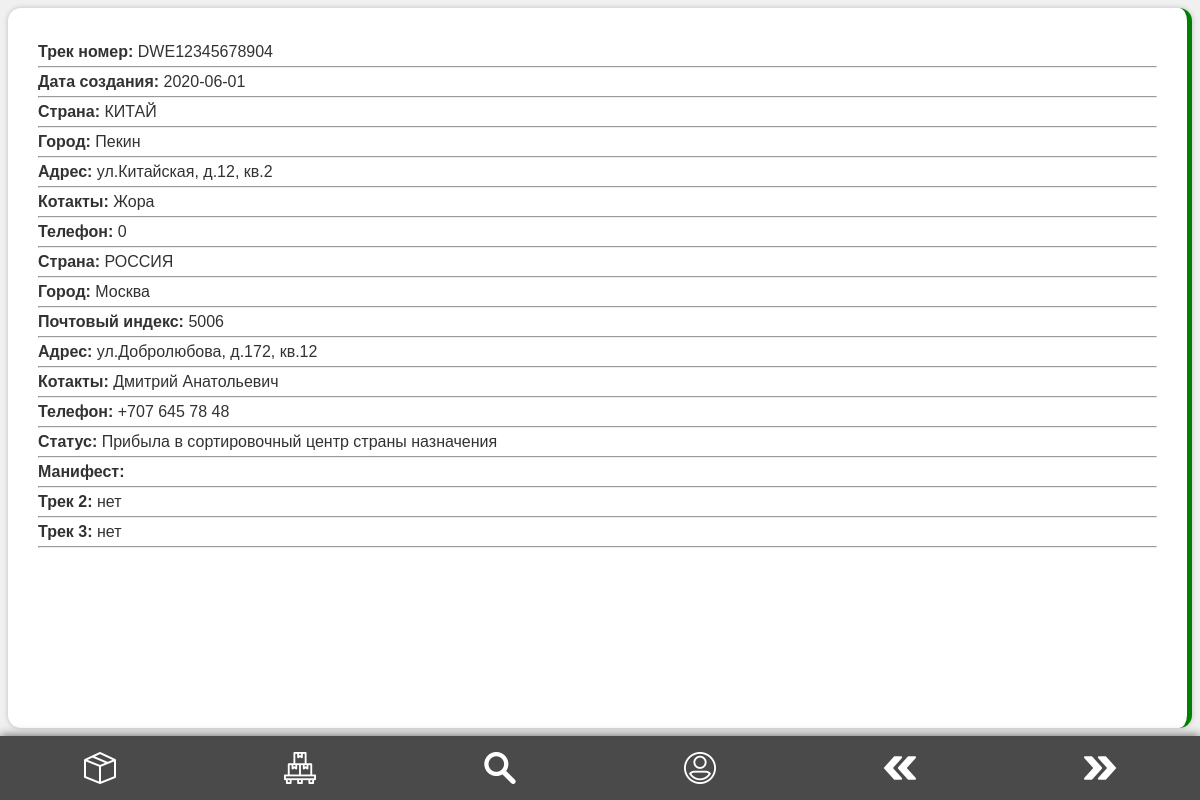
The page /auth/parcel.php?track=DWE12345678904 (signed in) on the database its author committed.
### tables this page shows
CREATE TABLE `dispatch` (
  `id` int(13) NOT NULL,
  `qr_name` varchar(55) DEFAULT NULL,
  `fromDate` varchar(50) DEFAULT NULL,
  `fromCountrie` varchar(55) NOT NULL,
  `fromCity` varchar(55) NOT NULL,
  `fromAdres` varchar(400) NOT NULL,
  `fromContacts` varchar(255) NOT NULL,
  `fromPhone` varchar(20) NOT NULL,
  `toCountrie` varchar(255) NOT NULL,
  `toCity` varchar(77) NOT NULL,
  `toZipcode` int(10) NOT NULL,
  `toAdres` varchar(400) NOT NULL,
  `toContacts` varchar(255) NOT NULL,
  `toPhone` varchar(20) NOT NULL,
  `status` varchar(255) NOT NULL,
  `manifest` varchar(55) NOT NULL,
  `prim` varchar(500) NOT NULL,
  `description` text NOT NULL,
  `price` varchar(55) NOT NULL,
  `pack` varchar(255) NOT NULL,
  `photo` varchar(55) NOT NULL,
  `kuaidi` varchar(255) NOT NULL,
  `code2` varchar(255) NOT NULL DEFAULT 'нет',
  `code3` varchar(255) NOT NULL DEFAULT 'нет'
);

### auth/parcel.php (the view, shortened to what this page needs)
<?php
	require_once '../app/dataBase/connectDB.php';
	if(!empty($_GET['track'])) {
		$sql = 'SELECT * FROM dispatch WHERE qr_name = "'.$_GET['track'].'"';
		$res = $pdo->query($sql);
		$res = $res->fetch(PDO::FETCH_ASSOC);
	}
	switch($res['status']) {
			case "Прибыла в сортировочный центр страны назначения":
				$status = 'statusGreen';
				break;
		}
?>
<!DOCTYPE html>
<html lang="en">
<head>
    <link rel="stylesheet" href="../public/css/style.css">
</head>
<body>
    <section id="content" class="<?=$status;?>">
		<?php
			if($res) {
				echo '<p class="info"><span class="infoDes">Трек номер: </span>' .$res['qr_name'].'</p><hr>';
				echo '<p class="info"><span class="infoDes">Дата создания: </span>' .$res['fromDate'].'</p><hr>';
				echo '<p class="info"><span class="infoDes">Страна: </span>' .$res['fromCountrie'].'</p><hr>';
				echo '<p class="info"><span class="infoDes">Город: </span>' .$res['fromCity'].'</p><hr>';
				echo '<p class="info"><span class="infoDes">Адрес: </span>' .$res['fromAdres'].'</p><hr>';
				echo '<p class="info"><span class="infoDes">Котакты: </span>' .$res['fromContacts'].'</p><hr>';
				echo '<p class="info"><span class="infoDes">Телефон: </span>' .$res['fromPhone'].'</p><hr>';
				echo '<p class="info"><span class="infoDes">Страна: </span>' .$res['toCountrie'].'</p><hr>';
				echo '<p class="info"><span class="infoDes">Город: </span>' .$res['toCity'].'</p><hr>';
				echo '<p class="info"><span class="infoDes">Почтовый индекс: </span>' .$res['toZipcode'].'</p><hr>';
				echo '<p class="info"><span class="infoDes">Адрес: </span>' .$res['toAdres'].'</p><hr>';
				echo '<p class="info"><span class="infoDes">Котакты: </span>' .$res['toContacts'].'</p><hr>';
				echo '<p class="info"><span class="infoDes">Телефон: </span>' .$res['toPhone'].'</p><hr>';
				echo '<p class="info"><span class="infoDes">Статус: </span>' .$res['status'].'</p><hr>';
				echo '<p class="info"><span class="infoDes">Манифест: </span>' .$res['manifest'].'</p><hr>';
				echo '<p class="info"><span class="infoDes">Трек 2: </span>' .$res['code2'].'</p><hr>';
				echo '<p class="info"><span class="infoDes">Трек 3: </span>' .$res['code3'].'</p><hr>';
			} else {
				echo 'Трек номер не найден';
			}
		?>
    </section>
	<?php require_once 'template/footer.php'; ?>
</body>
</html>

### public/css/style.css (style rules this page uses)
* { margin: 0; padding: 0; box-sizing: border-box; font-family: sans-serif; }
body { font-family: sans-serif; background-color: rgb(240, 240, 240); box-sizing: border-box; overflow-x: hidden; color: rgb(50, 50, 50); }
#content { box-sizing: border-box; position: absolute; top: 8px; left: 8px; right: 8px; bottom: calc(8% + 8px); width: calc(100vw - 16px); border-radius: 13px; background-color: rgb(255, 255, 255); padding: 30px; box-shadow: 0 0 5px rgb(188, 188, 188); overflow-y: auto; overflow-x: none; }
.info { padding: 5px 0px; }
.infoDes { font-weight: 700; }
.statusGreen { border-right: 5px solid green; }

### rows shown on the page
dispatch: qr_name "DWE12345678904", fromDate "2020-06-01", fromCountrie "КИТАЙ", fromCity "Пекин", fromAdres "ул.Китайская, д.12, кв.2", fromContacts "Жора", fromPhone "0", toCountrie "РОССИЯ", toCity "Москва", toZipcode "5006", toAdres "ул.Добролюбова, д.172, кв.12", toContacts "Дмитрий Анатольевич", toPhone "+707 645 78 48", status "Прибыла в сортировочный центр страны назначения", code2 "нет", code3 "нет"
